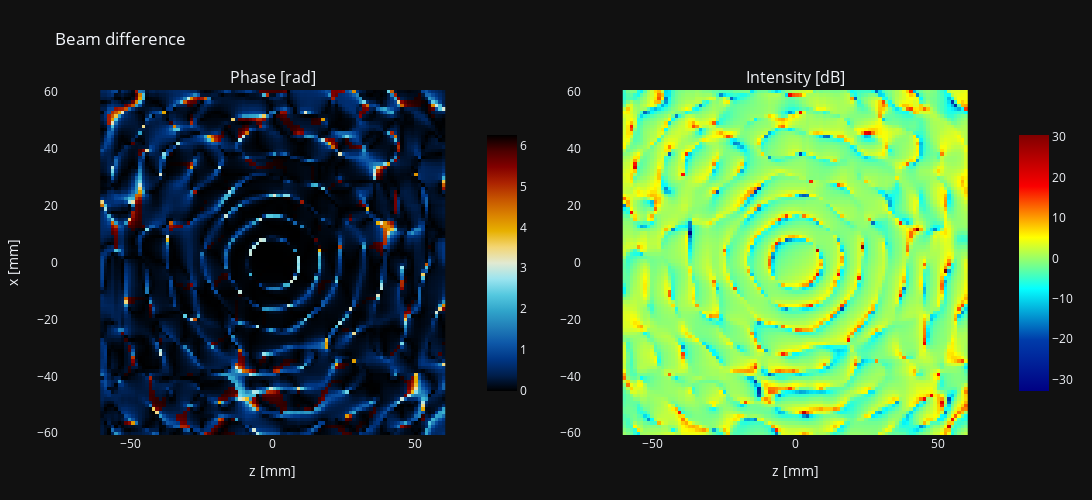

This figure's notebook cell:
### Markdown cell above
## We substract and compare the two beams on sky and focal plane, where the sky beam is flipped upside down before the substraction.

### Code cell
# compare beams on sky and focal plane
beam_sky_flipped = np.flipud(beam_sky)
beam_residual = beam_sky_flipped - beam_fp
phase_sky =  np.mod(np.angle(beam_sky_flipped), 2*np.pi)
phase_fp =  np.mod(np.angle(beam_fp), 2*np.pi)
############# plot the beam difference #######################################
x = P_rx_z
y = P_rx_x
phase = np.abs(phase_sky - phase_fp)
amp = np.abs(beam_sky_flipped)/np.abs(beam_fp)

scalar_field_plot(x, y, amp*np.exp(1j*phase), title='Beam difference', xlabel="z [mm]", ylabel="x [mm]", cmap1='IceFire', cmap2="Jet")

### Figure 1 — Plotly figure (JSON) as saved in the notebook; plotly's stock layout.template omitted (floating-point values rounded to 4 significant figures; data arrays with more than 128 entries replaced by an {"elided": "..."} marker saying what was removed)
{"data": [{"colorbar": {"len": 0.8, "x": 0.44}, "colorscale": [[0, "#000000"], [0.0625, "#001f4d"], [0.125, "#003786"], [0.1875, "#0e58a8"], [0.25, "#217eb8"], [0.3125, "#30a4ca"], [0.375, "#54c8df"], [0.4375, "#9be4ef"], [0.5, "#e1e9d1"], [0.5625, "#f3d573"], [0.625, "#e7b000"], [0.6875, "#da8200"], [0.75, "#c65400"], [0.8125, "#ac2301"], [0.875, "#820000"], [0.9375, "#4c0000"], [1, "#000000"]], "name": "phase", "showlegend": false, "showscale": true, "type": "heatmap", "x": [-60, -58.79, -57.58, -56.36, -55.15, -53.94, -52.73, -51.52, -50.3, -49.09, -47.88, -46.67, -45.45, -44.24, -43.03, -41.82, -40.61, -39.39, -38.18, -36.97, -35.76, -34.55, -33.33, -32.12, -30.91, -29.7, -28.48, -27.27, -26.06, -24.85, -23.64, -22.42, -21.21, -20, -18.79, -17.58, -16.36, -15.15, -13.94, -12.73, -11.52, -10.3, -9.091, -7.879, -6.667, -5.455, -4.242, -3.03, -1.818, -0.6061, 0.6061, 1.818, 3.03, 4.242, 5.455, 6.667, 7.879, 9.091, 10.3, 11.52, 12.73, 13.94, 15.15, 16.36, 17.58, 18.79, 20, 21.21, 22.42, 23.64, 24.85, 26.06, 27.27, 28.48, 29.7, 30.91, 32.12, 33.33, 34.55, 35.76, 36.97, 38.18, 39.39, 40.61, 41.82, 43.03, 44.24, 45.45, 46.67, 47.88, 49.09, 50.3, 51.52, 52.73, 53.94, 55.15, 56.36, 57.58, 58.79, 60], "xaxis": "x", "y": [-60, -58.79, -57.58, -56.36, -55.15, -53.94, -52.73, -51.52, -50.3, -49.09, -47.88, -46.67, -45.45, -44.24, -43.03, -41.82, -40.61, -39.39, -38.18, -36.97, -35.76, -34.55, -33.33, -32.12, -30.91, -29.7, -28.48, -27.27, -26.06, -24.85, -23.64, -22.42, -21.21, -20, -18.79, -17.58, -16.36, -15.15, -13.94, -12.73, -11.52, -10.3, -9.091, -7.879, -6.667, -5.455, -4.242, -3.03, -1.818, -0.6061, 0.6061, 1.818, 3.03, 4.242, 5.455, 6.667, 7.879, 9.091, 10.3, 11.52, 12.73, 13.94, 15.15, 16.36, 17.58, 18.79, 20, 21.21, 22.42, 23.64, 24.85, 26.06, 27.27, 28.48, 29.7, 30.91, 32.12, 33.33, 34.55, 35.76, 36.97, 38.18, 39.39, 40.61, 41.82, 43.03, 44.24, 45.45, 46.67, 47.88, 49.09, 50.3, 51.52, 52.73, 53.94, 55.15, 56.36, 57.58, 58.79, 60], "yaxis": "y", "z": {"elided": "100x100 float values"}}, {"colorbar": {"len": 0.8, "x": 1}, "colorscale": [[0, "rgb(0,0,131)"], [0.2, "rgb(0,60,170)"], [0.4, "rgb(5,255,255)"], [0.6, "rgb(255,255,0)"], [0.8, "rgb(250,0,0)"], [1, "rgb(128,0,0)"]], "name": "power", "showlegend": false, "showscale": true, "type": "heatmap", "x": [-60, -58.79, -57.58, -56.36, -55.15, -53.94, -52.73, -51.52, -50.3, -49.09, -47.88, -46.67, -45.45, -44.24, -43.03, -41.82, -40.61, -39.39, -38.18, -36.97, -35.76, -34.55, -33.33, -32.12, -30.91, -29.7, -28.48, -27.27, -26.06, -24.85, -23.64, -22.42, -21.21, -20, -18.79, -17.58, -16.36, -15.15, -13.94, -12.73, -11.52, -10.3, -9.091, -7.879, -6.667, -5.455, -4.242, -3.03, -1.818, -0.6061, 0.6061, 1.818, 3.03, 4.242, 5.455, 6.667, 7.879, 9.091, 10.3, 11.52, 12.73, 13.94, 15.15, 16.36, 17.58, 18.79, 20, 21.21, 22.42, 23.64, 24.85, 26.06, 27.27, 28.48, 29.7, 30.91, 32.12, 33.33, 34.55, 35.76, 36.97, 38.18, 39.39, 40.61, 41.82, 43.03, 44.24, 45.45, 46.67, 47.88, 49.09, 50.3, 51.52, 52.73, 53.94, 55.15, 56.36, 57.58, 58.79, 60], "xaxis": "x2", "y": [-60, -58.79, -57.58, -56.36, -55.15, -53.94, -52.73, -51.52, -50.3, -49.09, -47.88, -46.67, -45.45, -44.24, -43.03, -41.82, -40.61, -39.39, -38.18, -36.97, -35.76, -34.55, -33.33, -32.12, -30.91, -29.7, -28.48, -27.27, -26.06, -24.85, -23.64, -22.42, -21.21, -20, -18.79, -17.58, -16.36, -15.15, -13.94, -12.73, -11.52, -10.3, -9.091, -7.879, -6.667, -5.455, -4.242, -3.03, -1.818, -0.6061, 0.6061, 1.818, 3.03, 4.242, 5.455, 6.667, 7.879, 9.091, 10.3, 11.52, 12.73, 13.94, 15.15, 16.36, 17.58, 18.79, 20, 21.21, 22.42, 23.64, 24.85, 26.06, 27.27, 28.48, 29.7, 30.91, 32.12, 33.33, 34.55, 35.76, 36.97, 38.18, 39.39, 40.61, 41.82, 43.03, 44.24, 45.45, 46.67, 47.88, 49.09, 50.3, 51.52, 52.73, 53.94, 55.15, 56.36, 57.58, 58.79, 60], "yaxis": "y2", "z": {"elided": "100x100 float values"}}], "layout": {"annotations": [{"font": {"size": 16}, "showarrow": false, "text": "Phase [rad]", "x": 0.225, "xanchor": "center", "xref": "paper", "y": 1, "yanchor": "bottom", "yref": "paper"}, {"font": {"size": 16}, "showarrow": false, "text": "Intensity [dB]", "x": 0.775, "xanchor": "center", "xref": "paper", "y": 1, "yanchor": "bottom", "yref": "paper"}], "autosize": true, "height": 500, "margin": {"b": 65, "l": 50, "r": 50, "t": 90}, "title": {"text": "Beam difference"}, "width": 1200, "xaxis": {"anchor": "y", "domain": [0, 0.45], "showgrid": false, "title": {"text": "z [mm]"}, "zeroline": false}, "xaxis2": {"anchor": "y2", "domain": [0.55, 1], "scaleanchor": "x", "showgrid": false, "title": {"text": "z [mm]"}, "zeroline": false}, "yaxis": {"anchor": "x", "domain": [0, 1], "scaleanchor": "x", "showgrid": false, "title": {"text": "x [mm]"}, "zeroline": false}, "yaxis2": {"anchor": "x2", "domain": [0, 1], "scaleanchor": "y", "showgrid": false, "zeroline": false}}}
